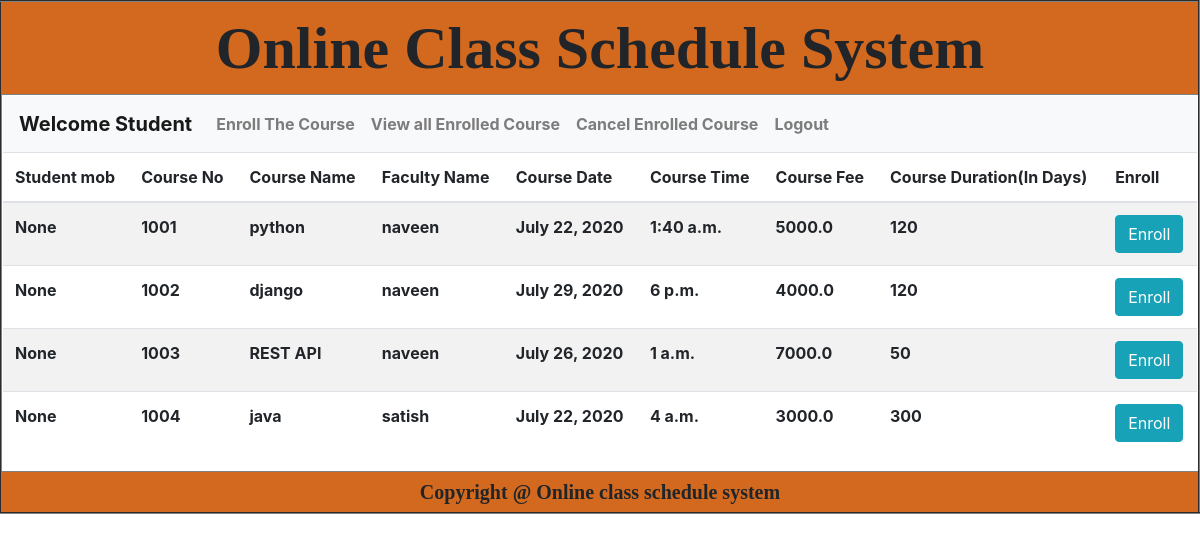
Before: /enrollcourse/ with the older database file.
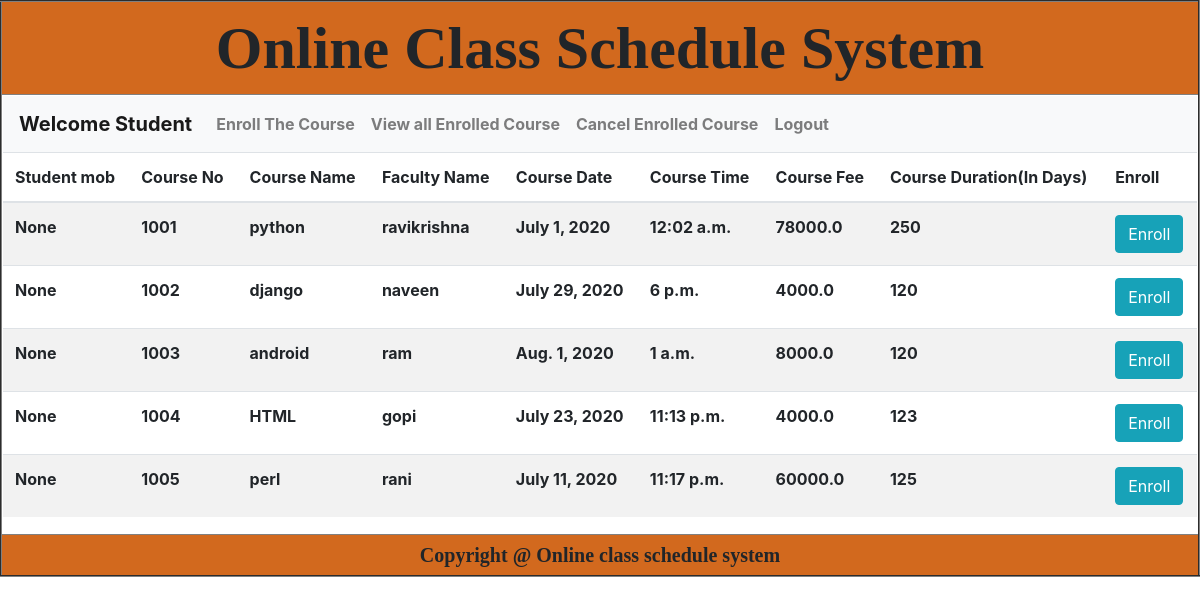
After: the same page with the newer database file.
### app/models.py (models this page shows)
class AddCourseModel(models.Model):
    cno = models.IntegerField(primary_key=True)
    cname = models.CharField(max_length=20)
    fname = models.CharField(max_length=20)
    cdate = models.DateField()
    ctime = models.TimeField()
    fee = models.FloatField()
    dur = models.IntegerField()

### app/views.py (the view)
# urls.py: path('enrollcourse/',views.enrollCourse,name='enrollcourse'),
def enrollCourse(request):
    stu_mob = request.GET.get("s3")
    cdata = AddCourseModel.objects.all()
    return render(request,"enroll_course.html",{ "data":cdata,"studata":stu_mob })

### templates/enroll_course.html (shortened to what this page needs)
{% extends 'common.html' %}
{% block abc %}
    {% include 'student_menu.html' %}
    <form method="post" action="#">
        <table class="table table-striped">
  <thead>
    <tr>
      <th scope="col">Student mob</th>
      <th scope="col">Course No</th>
      <th scope="col">Course Name</th>
      <th scope="col">Faculty Name</th>
      <th scope="col">Course Date</th>
      <th scope="col">Course Time</th>
      <th scope="col">Course Fee</th>
        <th scope="col">Course Duration(In Days)</th>
        <th scope="col">Enroll</th>
    </tr>
  </thead>
  <tbody>
    {% for x in data %}
        <tr>
        <td>{{ studata }}</td>
        <td>{{ x.cno }}</td>
        <td>{{ x.cname }}</td>
        <td>{{ x.fname }}</td>
        <td>{{ x.cdate }}</td>
        <td>{{ x.ctime }}</td>
        <td>{{ x.fee }}</td>
        <td>{{ x.dur }}</td>
        <td><button type="submit" class="btn btn-info">Enroll</button></td>
        </tr>
    {% endfor %}
  </tbody>
</table>
    </form>
{% endblock %}

Changed rows visible on the page:
changed AddCourseModel "python": fname "naveen" → "ravikrishna"; cdate "July 22, 2020" → "July 1, 2020"; ctime "1:40 a.m." → "12:02 a.m."; fee "5000.0" → "78000.0"; dur "120" → "250"
changed AddCourseModel id 1003: cname "REST API" → "android"; fname "naveen" → "ram"; cdate "July 26, 2020" → "Aug. 1, 2020"; fee "7000.0" → "8000.0"; dur "50" → "120"
changed AddCourseModel id 1004: cname "java" → "HTML"; fname "satish" → "gopi"; cdate "July 22, 2020" → "July 23, 2020"; ctime "4 a.m." → "11:13 p.m."; fee "3000.0" → "4000.0"; dur "300" → "123"
added AddCourseModel: studata "None", cno "1005", cname "perl", fname "rani", cdate "July 11, 2020", ctime "11:17 p.m.", fee "60000.0", dur "125"
